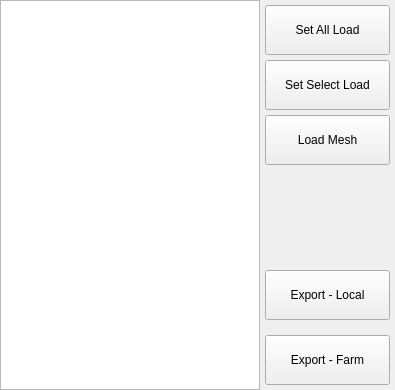
                          <widget class="QWidget" name="tab2">
                           <attribute name="title">
                            <string>GeoCache</string>
                           </attribute>
                           <layout class="QVBoxLayout" name="verticalLayout_7">
                            <property name="spacing">
                             <number>0</number>
                            </property>
                            <property name="leftMargin">
                             <number>0</number>
                            </property>
                            <property name="topMargin">
                             <number>0</number>
                            </property>
                            <property name="rightMargin">
                             <number>0</number>
                            </property>
                            <property name="bottomMargin">
                             <number>0</number>
                            </property>
                            <item>
                             <widget class="QWidget" name="geoCacheMenuWidget" native="true">
                              <layout class="QHBoxLayout" name="horizontalLayout_11">
                               <property name="spacing">
                                <number>0</number>
                               </property>
                               <property name="leftMargin">
                                <number>0</number>
                               </property>
                               <property name="topMargin">
                                <number>0</number>
                               </property>
                               <property name="rightMargin">
                                <number>0</number>
                               </property>
                               <property name="bottomMargin">
                                <number>0</number>
                               </property>
                               <item>
                                <widget class="QTreeWidget" name="geoCache_TreeWidget">
                                 <property name="sizePolicy">
                                  <sizepolicy hsizetype="Expanding" vsizetype="Expanding">
                                   <horstretch>0</horstretch>
                                   <verstretch>0</verstretch>
                                  </sizepolicy>
                                 </property>
                                 <property name="minimumSize">
                                  <size>
                                   <width>260</width>
                                   <height>0</height>
                                  </size>
                                 </property>
                                 <property name="font">
                                  <font>
                                   <pointsize>10</pointsize>
                                  </font>
                                 </property>
                                 <property name="alternatingRowColors">
                                  <bool>true</bool>
                                 </property>
                                 <property name="selectionMode">
                                  <enum>QAbstractItemView::ExtendedSelection</enum>
                                 </property>
                                 <property name="sortingEnabled">
                                  <bool>true</bool>
                                 </property>
                                 <attribute name="headerVisible">
                                  <bool>false</bool>
                                 </attribute>
                                 <attribute name="headerShowSortIndicator" stdset="0">
                                  <bool>true</bool>
                                 </attribute>
                                 <column>
                                  <property name="text">
                                   <string notr="true">geoCache</string>
                                  </property>
                                  <property name="textAlignment">
                                   <set>AlignCenter</set>
                                  </property>
                                 </column>
                                </widget>
                               </item>
                               <item>
                                <layout class="QVBoxLayout" name="verticalLayout_11">
                                 <property name="spacing">
                                  <number>5</number>
                                 </property>
                                 <property name="leftMargin">
                                  <number>5</number>
                                 </property>
                                 <property name="topMargin">
                                  <number>5</number>
                                 </property>
                                 <property name="rightMargin">
                                  <number>5</number>
                                 </property>
                                 <property name="bottomMargin">
                                  <number>5</number>
                                 </property>
                                 <item>
                                  <widget class="QPushButton" name="geoCacheSetAllLoad_PushButton">
                                   <property name="sizePolicy">
                                    <sizepolicy hsizetype="Minimum" vsizetype="Preferred">
                                     <horstretch>0</horstretch>
                                     <verstretch>0</verstretch>
                                    </sizepolicy>
                                   </property>
                                   <property name="minimumSize">
                                    <size>
                                     <width>125</width>
                                     <height>50</height>
                                    </size>
                                   </property>
                                   <property name="text">
                                    <string>Set All Load</string>
                                   </property>
                                  </widget>
                                 </item>
                                 <item>
                                  <widget class="QPushButton" name="geoCacheSetLoad_PushButton">
                                   <property name="sizePolicy">
                                    <sizepolicy hsizetype="Minimum" vsizetype="Preferred">
                                     <horstretch>0</horstretch>
                                     <verstretch>0</verstretch>
                                    </sizepolicy>
                                   </property>
                                   <property name="minimumSize">
                                    <size>
                                     <width>0</width>
                                     <height>50</height>
                                    </size>
                                   </property>
                                   <property name="text">
                                    <string>Set Select Load</string>
                                   </property>
                                  </widget>
                                 </item>
                                 <item>
                                  <widget class="QPushButton" name="loadMeshPushButton">
                                   <property name="sizePolicy">
                                    <sizepolicy hsizetype="Minimum" vsizetype="Preferred">
                                     <horstretch>0</horstretch>
                                     <verstretch>0</verstretch>
                                    </sizepolicy>
                                   </property>
                                   <property name="minimumSize">
                                    <size>
                                     <width>0</width>
                                     <height>50</height>
                                    </size>
                                   </property>
                                   <property name="text">
                                    <string>Load Mesh</string>
                                   </property>
                                  </widget>
                                 </item>
                                 <item>
                                  <spacer name="verticalSpacer_11">
                                   <property name="orientation">
                                    <enum>Qt::Vertical</enum>
                                   </property>
                                   <property name="sizeHint" stdset="0">
                                    <size>
                                     <width>20</width>
                                     <height>100</height>
                                    </size>
                                   </property>
                                  </spacer>
                                 </item>
                                 <item>
                                  <widget class="QPushButton" name="geoCacheExport_Pushbutton">
                                   <property name="sizePolicy">
                                    <sizepolicy hsizetype="Minimum" vsizetype="Preferred">
                                     <horstretch>0</horstretch>
                                     <verstretch>0</verstretch>
                                    </sizepolicy>
                                   </property>
                                   <property name="minimumSize">
                                    <size>
                                     <width>0</width>
                                     <height>50</height>
                                    </size>
                                   </property>
                                   <property name="text">
                                    <string>Export - Local</string>
                                   </property>
                                  </widget>
                                 </item>
                                 <item>
                                  <spacer name="verticalSpacer_3">
                                   <property name="orientation">
                                    <enum>Qt::Vertical</enum>
                                   </property>
                                   <property name="sizeHint" stdset="0">
                                    <size>
                                     <width>20</width>
                                     <height>10</height>
                                    </size>
                                   </property>
                                  </spacer>
                                 </item>
                                 <item>
                                  <widget class="QPushButton" name="renderFarm2PushButtom">
                                   <property name="minimumSize">
                                    <size>
                                     <width>0</width>
                                     <height>50</height>
                                    </size>
                                   </property>
                                   <property name="text">
                                    <string>Export - Farm</string>
                                   </property>
                                  </widget>
                                 </item>
                                </layout>
                               </item>
                              </layout>
                             </widget>
                            </item>
                           </layout>
                          </widget>
